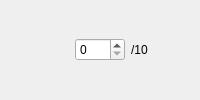
         <widget class="QWidget" name="widget_7" native="true">
          <layout class="QHBoxLayout" name="horizontalLayout_7">
           <property name="leftMargin">
            <number>0</number>
           </property>
           <property name="topMargin">
            <number>0</number>
           </property>
           <property name="rightMargin">
            <number>0</number>
           </property>
           <property name="bottomMargin">
            <number>0</number>
           </property>
           <item>
            <widget class="QLabel" name="label_7">
             <property name="maximumSize">
              <size>
               <width>75</width>
               <height>75</height>
              </size>
             </property>
             <property name="toolTip">
              <string>#3C1B4F_#825286</string>
             </property>
             <property name="text">
              <string/>
             </property>
             <property name="pixmap">
              <pixmap resource="../../resource.qrc">:/pairs/assets/#3C1B4F_#825286.png</pixmap>
             </property>
             <property name="scaledContents">
              <bool>true</bool>
             </property>
            </widget>
           </item>
           <item>
            <widget class="QSpinBox" name="#3C1B4F_#825286_spin">
             <property name="maximumSize">
              <size>
               <width>50</width>
               <height>16777215</height>
              </size>
             </property>
             <property name="minimum">
              <number>0</number>
             </property>
             <property name="maximum">
              <number>10</number>
             </property>
            </widget>
           </item>
           <item>
            <widget class="QLabel" name="label_7_2">
             <property name="text">
              <string>/10</string>
             </property>
            </widget>
           </item>
          </layout>
         </widget>
